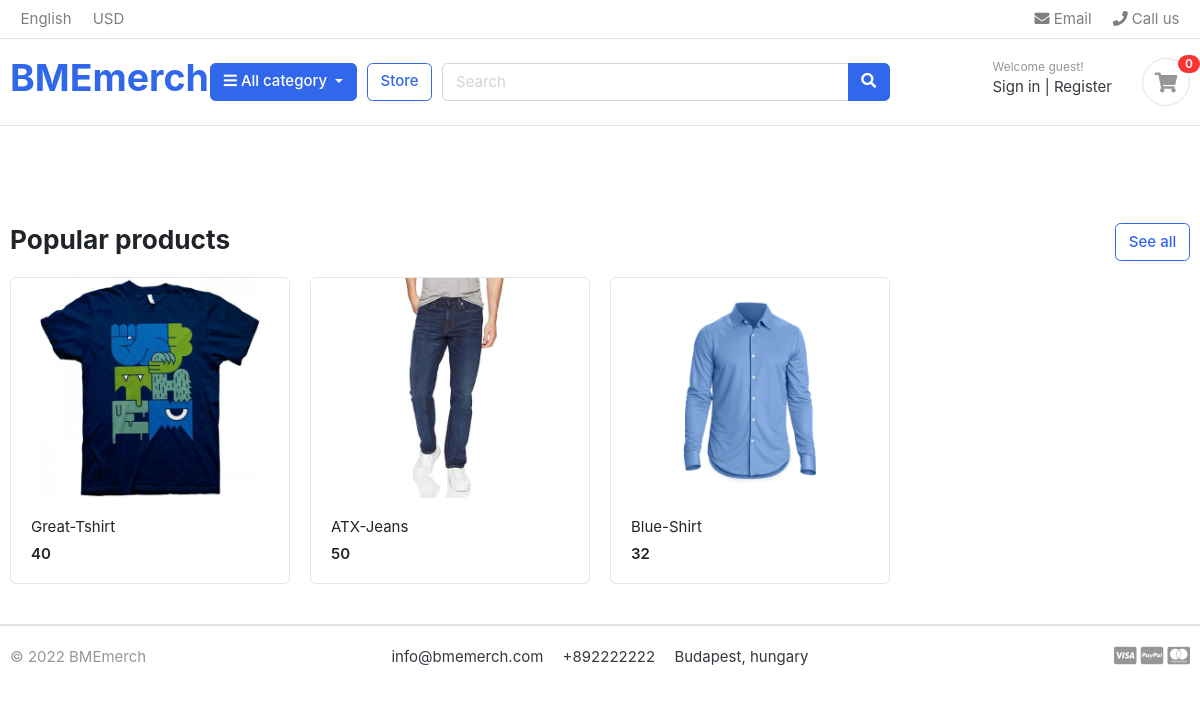
The page / on the database its author committed.
### store/models.py (models this page shows, shortened)
class Product(models.Model):
    product_name = models.CharField(max_length=200, unique=True)
    slug = models.SlugField(max_length=200, unique=True)
    description = models.TextField(max_length=500, blank=True)
    price = models.IntegerField()
    images = models.ImageField(upload_to='photos/products')
    stock = models.IntegerField()
    is_available = models.BooleanField(default=True)
    category = models.ForeignKey(Category,on_delete=models.CASCADE )
    created_date = models.DateTimeField(auto_now_add=True)
    modified_date = models.DateTimeField(auto_now=True)
    def get_url(self):
        return reverse ('product_detail', args=[self.category.slug, self.slug])

### bmemerch/views.py (the view)
# urls.py: 2. Add a URL to urlpatterns:  path('', views.home, name='home')
def home(request):
    products = Product.objects.all().filter(is_available=True)
    context = {
        'products':products,
    }
    return render(request, 'home.html', context)

### carts/context_processors.py (called while the page is built)
def counter(request):
    cart_count=0
    if 'admin' in request.path:
        return {}
    else:
        try:
            cart = Cart.objects.filter(cart_id=_cart_id(request))
            cart_items = Cart_item.objects.all().filter(cart=cart[:1])
            for cart_item in cart_items:
                cart_count+=cart_item.quantity
        except Cart.DoesNotExist:
            cart_count=0
    return dict(cart_count=cart_count)

### carts/views.py (called while the page is built)
def _cart_id(request):
    cart = request.session.session_key
    if not cart:
        cart = request.session.create()
    return cart

### category/context_processors.py (called while the page is built)
def menu_links(request):
    links = Category.objects.all()
    return dict(links=links)

### category/models.py (called while the page is built)
    def get_url(self):
        return reverse ('products_by_category', args={self.slug})

### templates/home.html (shortened to what this page needs)
{% extends 'base.html' %}
{%load static %}
{% block content %}
<section class="section-intro padding-y-sm">
<div class="container">
<div class="intro-banner-wrap">
</div>
</div>
</section>
<section class="section-name padding-y-sm">
<div class="container">
<header class="section-heading">
	<a href="{% url 'store' %}" class="btn btn-outline-primary float-right">See all</a>
	<h3 class="section-title">Popular products</h3>
</header>
<div class="row">
	{% for product in products %}
	<div class="col-md-3">
		<div class="card card-product-grid">
			<a href="{{product.get_url}}" class="img-wrap"> <img src="{{product.images.url}}"> </a>
			<figcaption class="info-wrap">
				<a href="{{product.get_url}}" class="title">{{product.product_name}}</a>
				<div class="price mt-1">{{product.price}}</div>
			</figcaption>
		</div>
	</div>
	{% endfor %}
</div>
</div>
</section>
</body>
</html>
{% endblock%}

### templates/base.html (shortened to what this page needs)
{% load static %}
<!DOCTYPE HTML>
<html lang="en">
<head>
<link href="{% static 'css/bootstrap.css' %}" rel="stylesheet" type="text/css"/>
<link href="{% static 'fonts/fontawesome/css/all.min.css' %}" type="text/css" rel="stylesheet">
<link href="{% static 'css/ui.css' %}" rel="stylesheet" type="text/css"/>
<link href="{% static 'css/responsive.css' %}" rel="stylesheet" media="only screen and (max-width: 1200px)" />
</head>
<body>
    {% include 'includes/nav.html' %}
    {% block content %}
    {% endblock %}
    {% include 'includes/footer.html' %}

### templates/includes/nav.html (shortened to what this page needs)
{%load static %}
<header class="section-header">
    <nav class="navbar p-md-0 navbar-expand-sm navbar-light border-bottom">
    <div class="container">
      <div class="collapse navbar-collapse" id="navbarTop4">
        <ul class="navbar-nav mr-auto">
            <li class="nav-item dropdown">
                 <a href="#" class="nav-link">   English </a>
            </li>
            <li class="nav-item dropdown">
                <a href="#" class="nav-link"> USD </a>
            </li>
        </ul>
        <ul class="navbar-nav">
            <li><a href="#" class="nav-link"> <i class="fa fa-envelope"></i> Email </a></li>
            <li><a href="#" class="nav-link"> <i class="fa fa-phone"></i> Call us </a></li>
        </ul>
      </div>
    </div>
    </nav>
    <section class="header-main border-bottom">
        <div class="container">
    <div class="row align-items-center">
        <div class="col-lg-2 col-md-3 col-6">
            <a href="{%url 'home' %}" class="brand-wrap">
                <h1>BMEmerch</h1>
            </a>
        </div>
        <div class="col-lg col-sm col-md col-6 flex-grow-0">
            <div class="category-wrap dropdown d-inline-block float-right">
                <button type="button" class="btn btn-primary dropdown-toggle" data-toggle="dropdown">
                    <i class="fa fa-bars"></i> All category
                </button>
            </div>
        </div>
        <a href="{%url 'store' %}" class="btn btn-outline-primary">Store</a>
        <div class="col-lg  col-md-6 col-sm-12 col">
            <form action="{% url 'search' %}" class="search" method='GET'>
                <div class="input-group w-100">
                    <input type="text" class="form-control" style="width:60%;" placeholder="Search" name="keyword">
                    <div class="input-group-append">
                      <button class="btn btn-primary" type="submit">
                        <i class="fa fa-search"></i>
                      </button>
                    </div>
                </div>
            </form>
        </div>
        <div class="col-lg-3 col-sm-6 col-8 order-2 order-lg-3">
                    <div class="d-flex justify-content-end mb-3 mb-lg-0">
                        <div class="widget-header">
                            <small class="title text-muted">Welcome guest!</small>
                            <div>
                                <a href="{%static './signin.htm' %}l">Sign in</a> <span class="dark-transp"> | </span>
                                <a href="./register.html"> Register</a>
                            </div>
                        </div>
                        <a href="{% url 'cart' %}" class="widget-header pl-3 ml-3">
                            <div class="icon icon-sm rounded-circle border"><i class="fa fa-shopping-cart"></i></div>
                            <span class="badge badge-pill badge-danger notify">{{cart_count}}</span>
                        </a>
                    </div>
                </div>
    </div>
        </div>
    </section>
    </header>

### templates/includes/footer.html
{%load static %}
<footer class="section-footer border-top">
	<div class="container">
		<section class="footer-bottom border-top row">
			<div class="col-md-2">
				<p class="text-muted"> &copy 2022 BMEmerch </p>
			</div>
			<div class="col-md-8 text-md-center">
				<span  class="px-2">info@bmemerch.com</span>
				<span  class="px-2">+892222222</span>
				<span  class="px-2">Budapest, hungary</span>
			</div>
			<div class="col-md-2 text-md-right text-muted">
				<i class="fab fa-lg fa-cc-visa"></i>
				<i class="fab fa-lg fa-cc-paypal"></i>
				<i class="fab fa-lg fa-cc-mastercard"></i>
			</div>
		</section>
	</div>
</footer>

### static/css/ui.css (style rules this page uses)
html { font-family: "Inter", sans-serif; font-size: 15px; }
.img-wrap { text-align: center; display: block; }
.img-wrap img { max-width: 100%; }
.icon-xs, .icon-sm, .icon-md, .icon-lg { display: inline-block; text-align: center; flex-shrink: 0; flex-grow: 0; }
.icon-sm { width: 48px; height: 48px; line-height: 48px !important; font-size: 20px; }
.padding-y-sm { padding-top: 20px; padding-bottom: 20px; }
.section-heading { margin-bottom: 20px; margin-top: 15px; }
.section-title { color: #212529; }
p:last-child { margin-bottom: 0; }
.header-main { position: relative; padding-top: 1rem; padding-bottom: 1rem; }
.widget-header { display: inline-block; vertical-align: middle; position: relative; }
.widget-header a { color: #343a40; }
.widget-header i { color: #969696; }
.widget-header .title { display: block; }
.widget-header .notify { position: absolute; top: -3px; right: -10px; }
.footer-bottom { padding-top: 20px; padding-bottom: 20px; }
[class*=card-product] a.title { color: #212529; display: block; }
[class*=card-product] .img-wrap { overflow: hidden; position: relative; }
[class*=card-product] .img-wrap img { height: 100%; max-width: 100%; width: auto; display: inline-block; -o-object-fit: cover; object-fit: cover; }
.card-product-grid { margin-bottom: 20px; }
.card-product-grid .img-wrap { border-radius: 0.2rem 0.2rem 0 0; height: 220px; }
.card-product-grid .info-wrap { overflow: hidden; padding: 18px 20px; }
.card .img-wrap { overflow: hidden; }
.notify { position: absolute; top: -4px; right: -10px; display: inline-block; padding: 0.25em 0.6em; font-size: 12px; line-height: 1; text-align: center; border-radius: 3rem; color: #fff; background-color: #fa3434; }
.price { font-weight: 600; color: #212529; }

### rows shown on the page
Product: images (picture), product_name "Great-Tshirt", price "40"
Product: images (picture), product_name "ATX-Jeans", price "50"
Product: images (picture), product_name "Blue-Shirt", price "32"

### other values the page prints
{{ cart_count }} "0"
